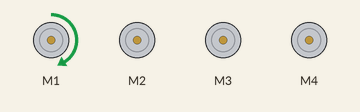
This sketch was run on a simulated Arduino Uno, built with avr-gcc and run on an emulated ATmega328P. Shown: 4 × DC motor (green arrow = forward, orange = backward, longer = faster).

Above: at 3.1 s.
At 4.1 s:
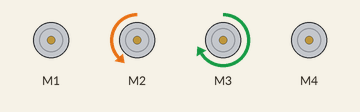
At 6.1 s:
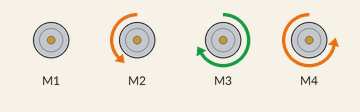
At 8.1 s:
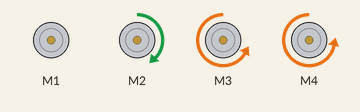
At 12.1 s:
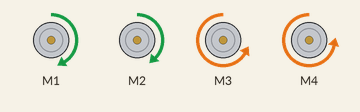
At 15.1 s:
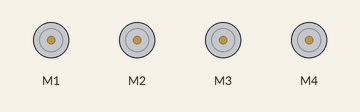
Timing chart, 0 to 16.6 s (numbered marks = the images above):
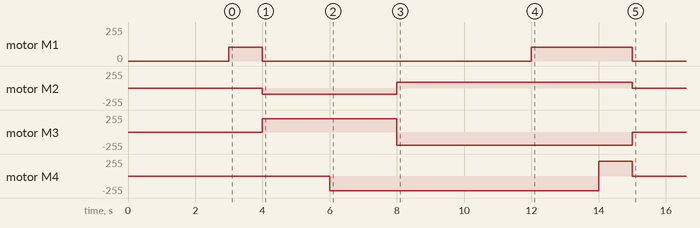

Measured:
- by itself, motor M1: stopped → forward 105/255 at 3.0 s, → stopped 1.0 s later, → forward 105/255 8.0 s later, → stopped 3.0 s later
- by itself, motor M2: stopped → backward 90/255 at 4.0 s, → forward 90/255 4.0 s later, → stopped 7.0 s later
- by itself, motor M3: stopped → forward 200/255 at 4.0 s, → backward 200/255 4.0 s later, → stopped 7.0 s later
- by itself, motor M4: stopped → backward 220/255 at 6.0 s, → forward 220/255 8.0 s later, → stopped 1.0 s later

The sketch:

SilverChallenge.ino
```cpp
#include <AFMotor.h>

AF_DCMotor base(1), motor2(2), motor3(3), gripper(4);

int common = 90;
int delay_speed = 2000;
int m1_speed = 105, m2_speed = common, m3_speed = 200, m4_speed = 220;

void setup()
{
  base.setSpeed(m1_speed);    // BASE
  motor2.setSpeed(m2_speed);  // Right side -> BACK AND FORTH
  motor3.setSpeed(m3_speed);  // LEFT MOTOR -> UP AND DOWN
  gripper.setSpeed(m4_speed); // Gripper

  delay(delay_speed*1.5);

  //At  point A
  base.run(FORWARD);
  delay(delay_speed*0.5);
  base.run(RELEASE);

  // At point B
  motor2.run(BACKWARD);
  motor3.run(FORWARD);
  delay(delay_speed);

  gripper.run(BACKWARD);
  delay(delay_speed);

  motor2.run(FORWARD);
  motor3.run(BACKWARD);
  delay(delay_speed*2);

  base.run(FORWARD);
  delay(delay_speed);

  gripper.run(FORWARD);
  delay(delay_speed*0.5);

  base.run(RELEASE);
  gripper.run(RELEASE);
  motor2.run(RELEASE);
  motor3.run(RELEASE);

}

void loop(){}
```
